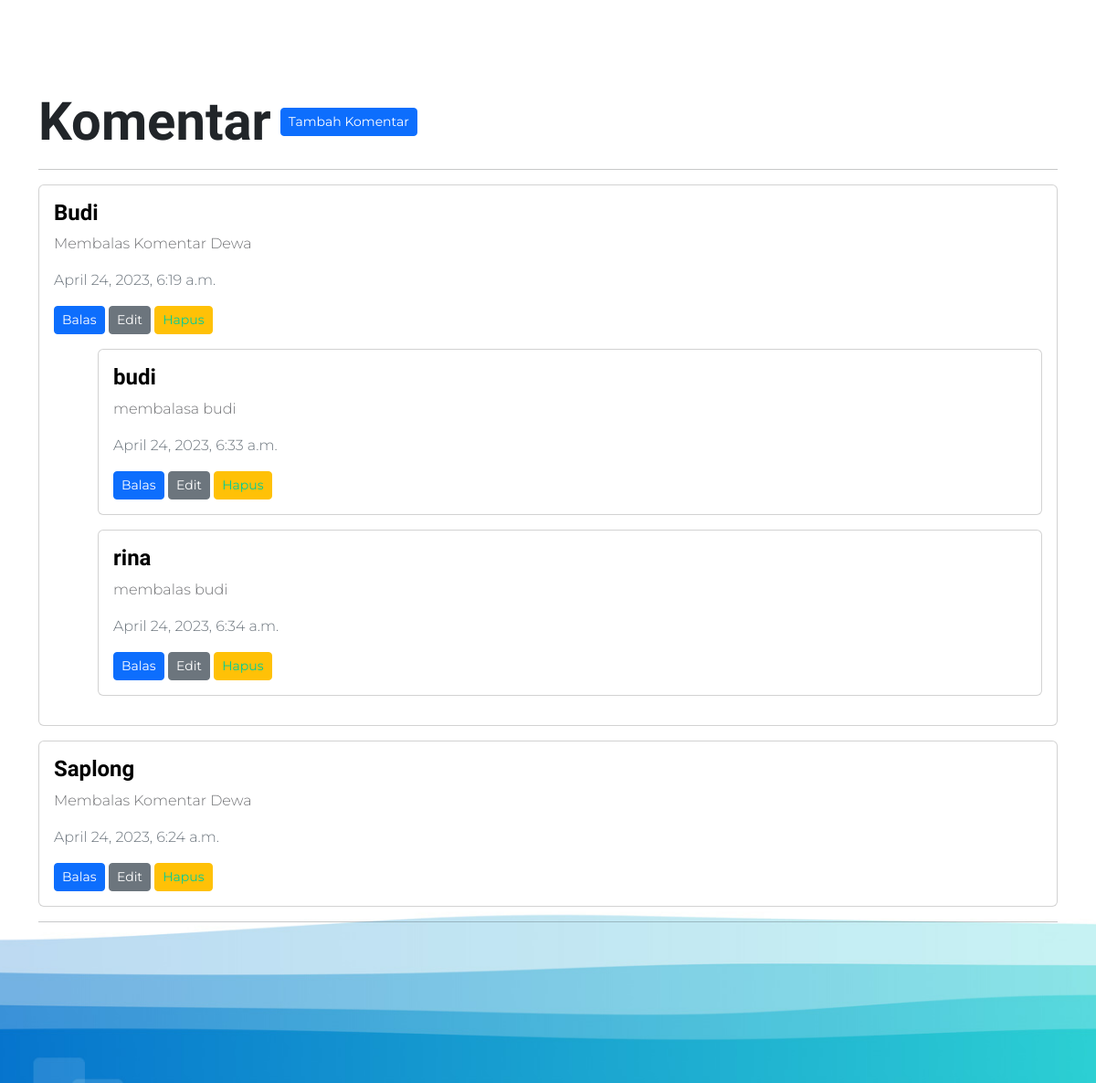
/ (middle part), run on an earlier commit of the app's database.
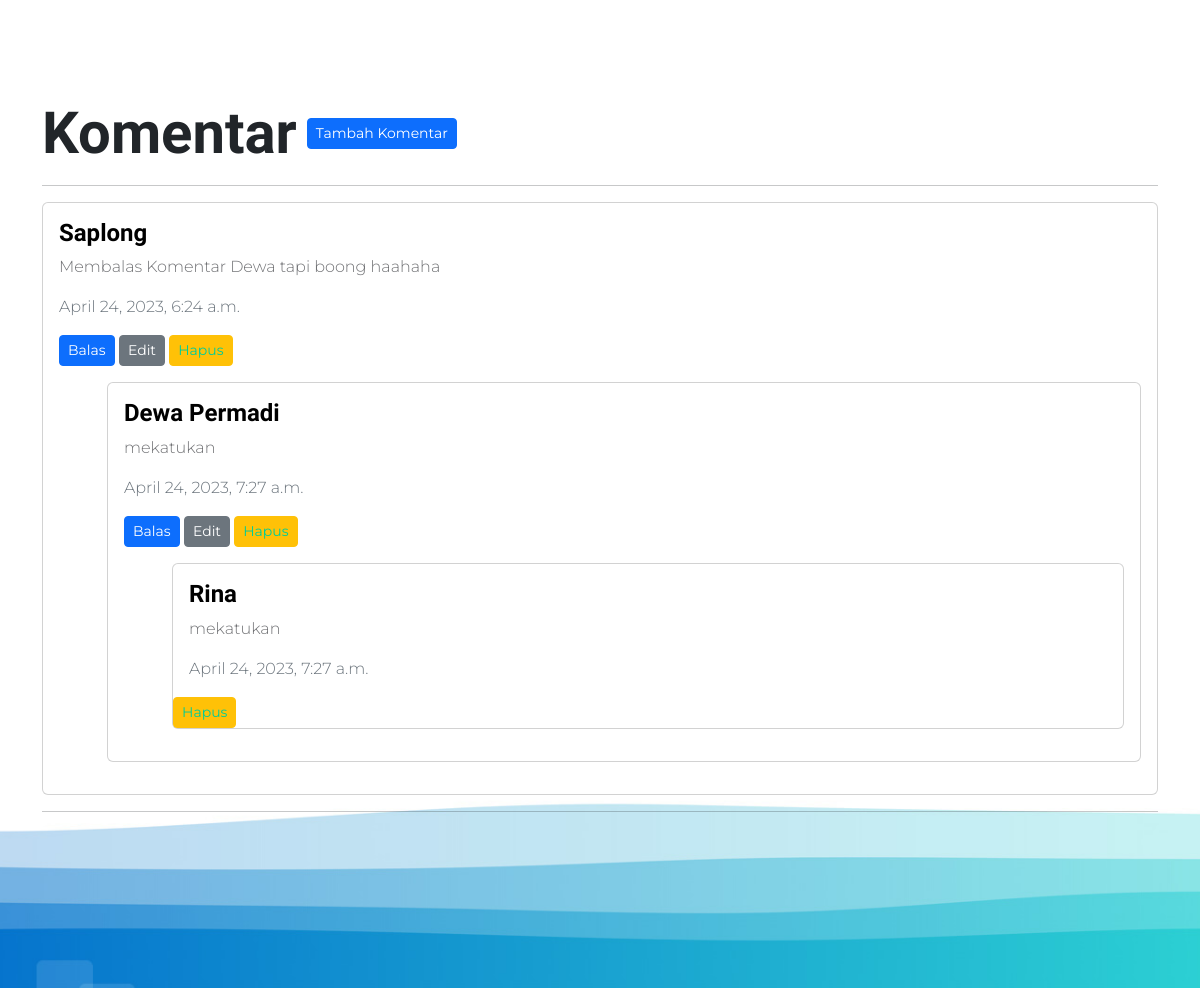
And on a later commit of the database.
### myapp/models.py (models this page shows, shortened)
class Komentar(models.Model):
    nama = models.CharField(max_length=100)
    isi_komentar = models.TextField()
    tanggal_dibuat = models.DateTimeField(auto_now_add=True)
    parent = models.ForeignKey('self', null=True, blank=True, on_delete=models.CASCADE, related_name='balasan')

### myapp/views.py (the view)
# urls.py: path('', views.index, name="halaman_awal"),
def index(request, komentar_id=None):
    betara_list = Betara.objects.all() # sama dengan betara_list = Betara.objects.raw('SELECT * FROM food_item')
    if request.method == 'POST':
        form = KomentarForm(request.POST)
        if form.is_valid():
            parent_komentar = None
            if komentar_id:
                parent_komentar = get_object_or_404(Komentar, id=komentar_id)
            form.save(parent_komentar)
            return HttpResponseRedirect('/')
    else:
        form = KomentarForm()
    komentar = Komentar.objects.filter(parent__isnull=True)
    context = {'komentar': komentar, 'form': form, 'betara_list': betara_list}
    return render(request, 'satria/index.html', context)

### myapp/templates/satria/index.html (shortened to what this page needs)
{% load static %}
<!DOCTYPE html>
<html lang="en">
<head>
    <link rel="stylesheet" href="{% static 'css/bs.css' %}" />
    <link rel="stylesheet" href="{% static 'css/bootstrap-icons.css' %}" />
    <link rel="stylesheet" href="{% static 'css/owl.carousel.min.css' %}" />
    <link rel="stylesheet" href="{% static 'css/owl.theme.default.min.css' %}" />
    <link rel="stylesheet" href="{% static 'css/templatemo-pod-talk.css' %}"/>
</head>
<body>
    <main>
        {% include "satria/komentar.html" %}
    </main>
    <footer class="site-footer">{% include "satria/footer.html" %}</footer>
</body>
</html>

### myapp/templates/satria/navbar.html (shortened to what this page needs)
{% load static %}

### myapp/templates/satria/pemangku.html (shortened to what this page needs)
{% load static %}
{% load static %}

### myapp/templates/satria/betara.html (shortened to what this page needs)
{% load static %}
{% load static %}

### myapp/templates/satria/kepemangkuan.html (shortened to what this page needs)
{% load static %}

### myapp/templates/satria/komentar.html (shortened to what this page needs)
{% load static %}
<section class="topics-section section-padding pb-0" id="komentar">
    <div class="container">
        <div class="row">
            <div class="col-md-12">
                <div style="display: flex; justify-content: flex-start; align-items: center;">
                    <h1 style="margin: 0; margin-right: 10px">Komentar</h1>
                    <button type="button" class="btn btn-sm btn-primary" data-bs-toggle="modal" data-bs-target="#modalTambahKomentar">
                        Tambah Komentar
                    </button>
                </div>
                <hr />
                {% if komentar %} {% for k in komentar %}
                <div class="card my-3">
                    <div class="card-body">
                        <h5 class="card-title">{{ k.nama }}</h5>
                        <p class="card-text">{{ k.isi_komentar }}</p>
                        <p class="card-text text-muted">{{ k.tanggal_dibuat }}</p>
                        <button type="button" class="btn btn-sm btn-primary" data-bs-toggle="modal"
                            data-bs-target="#modalBalas{{ k.id }}">
                            Balas
                        </button>
                        <button type="button" class="btn btn-sm btn-secondary" data-bs-toggle="modal"
                            data-bs-target="#modalEdit{{ k.id }}">
                            Edit
                        </button>
                        <button type="button" class="text-black btn btn-sm btn-warning">
                            <a href="{% url 'delete_komentar' k.id %}"
                                onclick="return confirm('Apakah Anda yakin akan menghapus data ini?')">Hapus</a>
                        </button>
                        {% if k.balasan.all %}
                        {% for b in k.balasan.all %}
                        <div class="card my-3 ms-5">
                            <div class="card-body">
                                <h5 class="card-title">{{ b.nama }}</h5>
                                <p class="card-text">{{ b.isi_komentar }}</p>
                                <p class="card-text text-muted">{{ b.tanggal_dibuat }}</p>
                                <button type="button" class="btn btn-sm btn-primary" data-bs-toggle="modal"
                                    data-bs-target="#modalBalas{{ b.id }}">
                                    Balas
                                </button>
                                <button type="button" class="btn btn-sm btn-secondary" data-bs-toggle="modal"
                                    data-bs-target="#modalEdit{{ b.id }}">
                                    Edit
                                </button>
                                <button type="button" class="text-black btn btn-sm btn-warning">
                                    <a href="{% url 'delete_komentar' b.id %}"
                                        onclick="return confirm('Apakah Anda yakin akan menghapus data ini?')">Hapus</a>
                                </button>
                                {% if b.balasan.all %}
                                {% for bb in b.balasan.all %}
                                <div class="card my-3 ms-5">
                                    <div class="card-body">
                                        <h5 class="card-title">{{ bb.nama }}</h5>
                                        <p class="card-text">{{ bb.isi_komentar }}</p>
                                        <p class="card-text text-muted">{{ bb.tanggal_dibuat }}</p>
                                    </div>
                                    <div>
                                        <button type="button" class="text-black btn btn-sm btn-warning">
                                            <a href="{% url 'delete_komentar' bb.id %}"
                                                onclick="return confirm('Apakah Anda yakin akan menghapus data ini?')">Hapus</a>
                                        </button>
                                    </div>
                                </div>
                                {% endfor %}
                                {% endif %}
                            </div>
                        </div>
                        {% endfor %}
                        {% endif %}
                    </div>
                </div>
                {% endfor %} {% else %}
                <p>Tidak ada komentar</p>
                {% endif %}
                <hr />
            </div>
        </div>
    </div>
</section>

### myapp/templates/satria/footer.html (shortened to what this page needs)
{% load static %}
    <div class="container">
    </div>

### assets/css/templatemo-pod-talk.css (style rules this page uses)
:root { --white-color: #ffffff; --primary-color: #00CC99; --secondary-color: #0066CC; --section-bg-color: #f0f8ff; --custom-btn-bg-color: #0066CC; --custom-btn-bg-hover-color: #00CC99; --dark-color: #000000; --p-color: #717275; --border-color: #7fffd4; --link-hover-color: #0066CC; --body-font-family: 'Montserrat', sans-serif; --title-font-family: 'Sono', sans-serif; --h1-font-size: 58px; --h2-font-size: 46px; --h3-font-size: 32px; --h4-font-size: 28px; --h5-font-size: 24px; --h6-font-size: 22px; --p-font-size: 16px; --menu-font-size: 14px; --border-radius-large: 100px; --border-radius-medium: 20px; --border-radius-small: 10px; --font-weight-light: 300; --font-weight-normal: 400; --font-weight-medium: 500; --font-weight-semibold: 600; --font-weight-bold: 700; }
body { background-color: var(--white-color); font-family: var(--body-font-family); }
h2, h3, h4, h5, h6 { color: var(--dark-color); }
h1, h2, h3, h4, h5, h6 { font-family: var(--title-font-family); font-weight: var(--font-weight-semibold); }
h1 { font-size: var(--h1-font-size); font-weight: var(--font-weight-bold); }
h5 { font-size: var(--h5-font-size); }
p { color: var(--p-color); font-size: var(--p-font-size); font-weight: var(--font-weight-light); }
a, button { touch-action: manipulation; transition: all 0.3s; }
a { display: inline-block; color: var(--primary-color); text-decoration: none; }
.section-padding { padding-top: 100px; padding-bottom: 100px; }
main { position: relative; z-index: 1; }
.site-footer { background-image: url('../images/templatemo-wave-footer.jpg'), linear-gradient(#FFFFFF, #348CD2); background-repeat: no-repeat; background-size: cover; background-position: center; margin-top: -80px; padding-top: 100px; padding-bottom: 150px; }
.site-footer > .container { position: relative; top: 50px; padding-top: 100px; }

What changed in the data, as far as the page shows it:
removed Komentar: nama "Budi", isi_komentar "Membalas Komentar Dewa", tanggal_dibuat "April 24, 2023, 6:19 a.m.", shown under "Komentar"
removed Komentar: nama "budi", isi_komentar "membalasa budi", tanggal_dibuat "April 24, 2023, 6:33 a.m.", shown under "Budi"
removed Komentar: nama "rina", isi_komentar "membalas budi", tanggal_dibuat "April 24, 2023, 6:34 a.m.", shown under "Budi"
changed Komentar "Saplong": isi_komentar "Membalas Komentar Dewa" → "Membalas Komentar Dewa tapi boong haahaha"
added Komentar: nama "Dewa Permadi", isi_komentar "mekatukan", tanggal_dibuat "April 24, 2023, 7:27 a.m.", shown under "Saplong"
added Komentar: nama "Rina", isi_komentar "mekatukan", tanggal_dibuat "April 24, 2023, 7:27 a.m.", shown under "Dewa Permadi"
